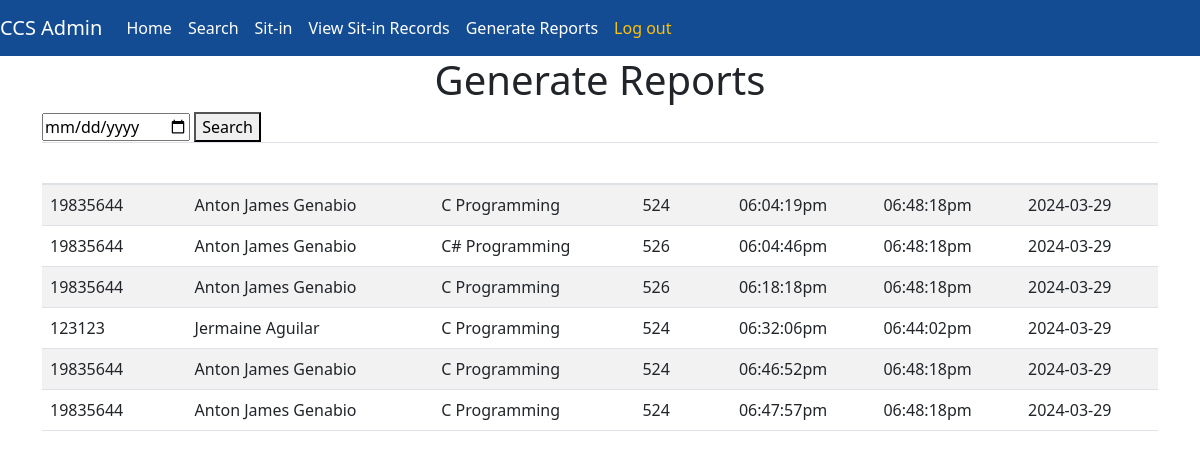
/static/Report.php (signed in), run on an earlier commit of the app's database.
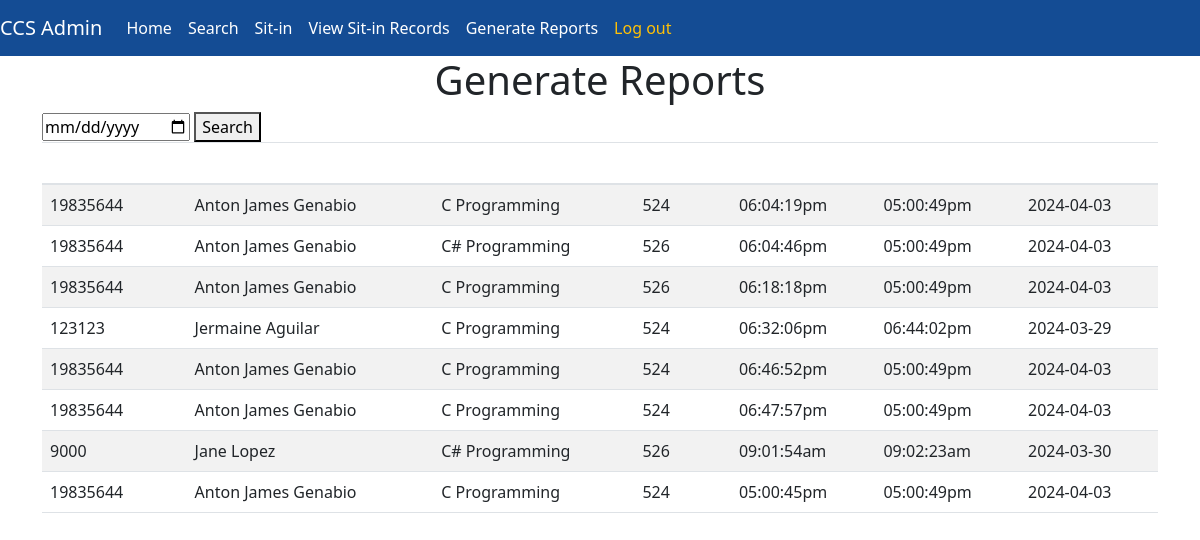
And on a later commit of the database.
### tables this page shows
CREATE TABLE `student_sit_in` (
  `sit_id` int(11) NOT NULL,
  `id_number` int(11) NOT NULL,
  `sit_purpose` varchar(50) NOT NULL,
  `sit_lab` varchar(20) NOT NULL,
  `sit_login` varchar(15) NOT NULL,
  `sit_logout` varchar(15) NOT NULL,
  `sit_date` varchar(10) NOT NULL,
  `status` varchar(20) NOT NULL
);

CREATE TABLE `students` (
  `id_number` int(11) NOT NULL,
  `lastName` varchar(50) NOT NULL,
  `firstName` varchar(50) NOT NULL,
  `middleName` varchar(50) NOT NULL,
  `yearLevel` int(11) NOT NULL,
  `password` varchar(50) NOT NULL,
  `course` varchar(20) NOT NULL,
  `email` varchar(50) NOT NULL,
  `address` varchar(50) NOT NULL,
  `status` varchar(10) NOT NULL
);

### static/Report.php (the view, shortened to what this page needs)
<?php
  include('backend.php');
?>
<!DOCTYPE html>
<html lang="en">
<head>
    <link rel="stylesheet" href="https://cdn.jsdelivr.net/npm/bootstrap@4.3.1/dist/css/bootstrap.min.css">
    <link rel="stylesheet" href="https://cdnjs.cloudflare.com/ajax/libs/twitter-bootstrap/5.3.0/css/bootstrap.min.css">
    <link rel="stylesheet" href="https://cdn.datatables.net/2.0.2/css/dataTables.bootstrap5.css">
</head>
<body>
<nav class="navbar navbar-expand-lg navbar-light " style="background-color: #144c94">
  <a class="navbar-brand text-white" href="#">CCS Admin</a>
  <div class="collapse navbar-collapse" id="navbarNav">
    <ul class="navbar-nav">
      <li class="nav-item active">
        <a class="nav-link text-white"  href="Admin.php">Home</a>
      </li>
      <li class="nav-item">
        <a type="button" class="nav-link text-white" data-toggle="modal" data-target="#exampleModal">Search</a>
      </li>
      <li class="nav-item">
        <a class="nav-link text-white" href="Records.php"> Sit-in</a>
      </li>
      <li class="nav-item">
        <a class="nav-link text-white" href="ViewRecords.php">View Sit-in Records</a>
      </li>
      <li class="nav-item">
        <a class="nav-link  text-white" href="Report.php">Generate Reports</a>
      </li>
      <li class="nav-item">
        <a class="btn nav-link text-warning"  href="Login.php">Log out</a>
      </li>
    </ul>
  </div>
</nav>
<h1 class="text-center">Generate Reports</h1>
  <?php
  $con = mysqli_connect('localhost', 'root', '', 'ccs_system');
    if(isset($_POST["dateSubmit"])){
   $date = $_POST["date"];
$sqlTable = " SELECT student_sit_in.sit_id, students.id_number, students.firstName,students.lastName,
student_sit_in.sit_purpose, student_sit_in.sit_lab , student_sit_in.sit_login,
 student_sit_in.sit_logout,student_sit_in.sit_date, student_sit_in.status FROM
  students INNER JOIN student_sit_in ON students.id_number = student_sit_in.id_number
   INNER JOIN student_session ON student_sit_in.id_number = student_session.id_number WHERE student_sit_in.status = 'Finished' AND student_sit_in.sit_date = '$date' ;";
    }
    else{
$sqlTable = " SELECT student_sit_in.sit_id, students.id_number, students.firstName,students.lastName,
 student_sit_in.sit_purpose, student_sit_in.sit_lab , student_sit_in.sit_login,
  student_sit_in.sit_logout,student_sit_in.sit_date, student_sit_in.status FROM
   students INNER JOIN student_sit_in ON students.id_number = student_sit_in.id_number
    INNER JOIN student_session ON student_sit_in.id_number = student_session.id_number WHERE student_sit_in.status = 'Finished';";
    }
$result = mysqli_query($con, $sqlTable);
if(mysqli_num_rows($result) > 0)
    {
      $listPerson = [];
      while($row = mysqli_fetch_array($result)) {
          $listPerson[] = $row;
      }
    }
    else
    {
    }
?>
<div class="container">
  <form action="Report.php" method="POST">
    <input type="date" name="date"/>
    <button type="submit" name="dateSubmit">Search</button>
  </form>
  <table id="example" class="table table-striped display compact" style="width:100%">
  <thead style="background-color: #144c94">
      <tr>
          <th class="text-white">ID Number</th>
          <th  class="text-white">Name</th>
          <th class="text-white">Sit Purpose</th>
          <th class="text-white">Sit Lab</th>
          <th class="text-white">Sit Login</th>
          <th class="text-white">Sit Logout</th>
          <th class="text-white">Sit Date</th>
      </tr>
  </thead>
  <tbody>
      <?php foreach ($listPerson as $person): ?>
          <tr>
              <td><?php echo $person['id_number']; ?></td>
              <td><?php echo $person['firstName']." ".$person['lastName']; ?></td>
              <td><?php echo $person['sit_purpose']; ?></td>
              <td><?php echo $person['sit_lab']; ?></td>
              <td><?php echo $person['sit_login']; ?></td>
              <td><?php echo $person['sit_logout']; ?></td>
              <td><?php echo $person['sit_date']; ?></td>
          </tr>
      <?php endforeach; ?>
  </tbody>
</table>
</div>
</body>
</html>

### static/backend.php (shortened to what this page needs)
<!DOCTYPE html>
<html lang="en">
<head>
</head>
<body>
</body>
</html>

What changed in the data, as far as the page shows it:
changed student_sit_in "06:04:19pm": sit_logout "06:48:18pm" → "05:00:49pm"; sit_date "2024-03-29" → "2024-04-03"
changed student_sit_in "06:04:46pm": sit_logout "06:48:18pm" → "05:00:49pm"; sit_date "2024-03-29" → "2024-04-03"
changed student_sit_in "06:18:18pm": sit_logout "06:48:18pm" → "05:00:49pm"; sit_date "2024-03-29" → "2024-04-03"
changed student_sit_in "06:46:52pm": sit_logout "06:48:18pm" → "05:00:49pm"; sit_date "2024-03-29" → "2024-04-03"
changed student_sit_in "06:47:57pm": sit_logout "06:48:18pm" → "05:00:49pm"; sit_date "2024-03-29" → "2024-04-03"
added student_sit_in: id_number.id_number "9000", id_number.firstName "Jane", id_number.lastName "Lopez", sit_purpose "C# Programming", sit_lab "526", sit_login "09:01:54am", sit_logout "09:02:23am", sit_date "2024-03-30"
added student_sit_in: id_number.id_number "19835644", id_number.firstName "Anton James", id_number.lastName "Genabio", sit_purpose "C Programming", sit_lab "524", sit_login "05:00:45pm", sit_logout "05:00:49pm", sit_date "2024-04-03"
